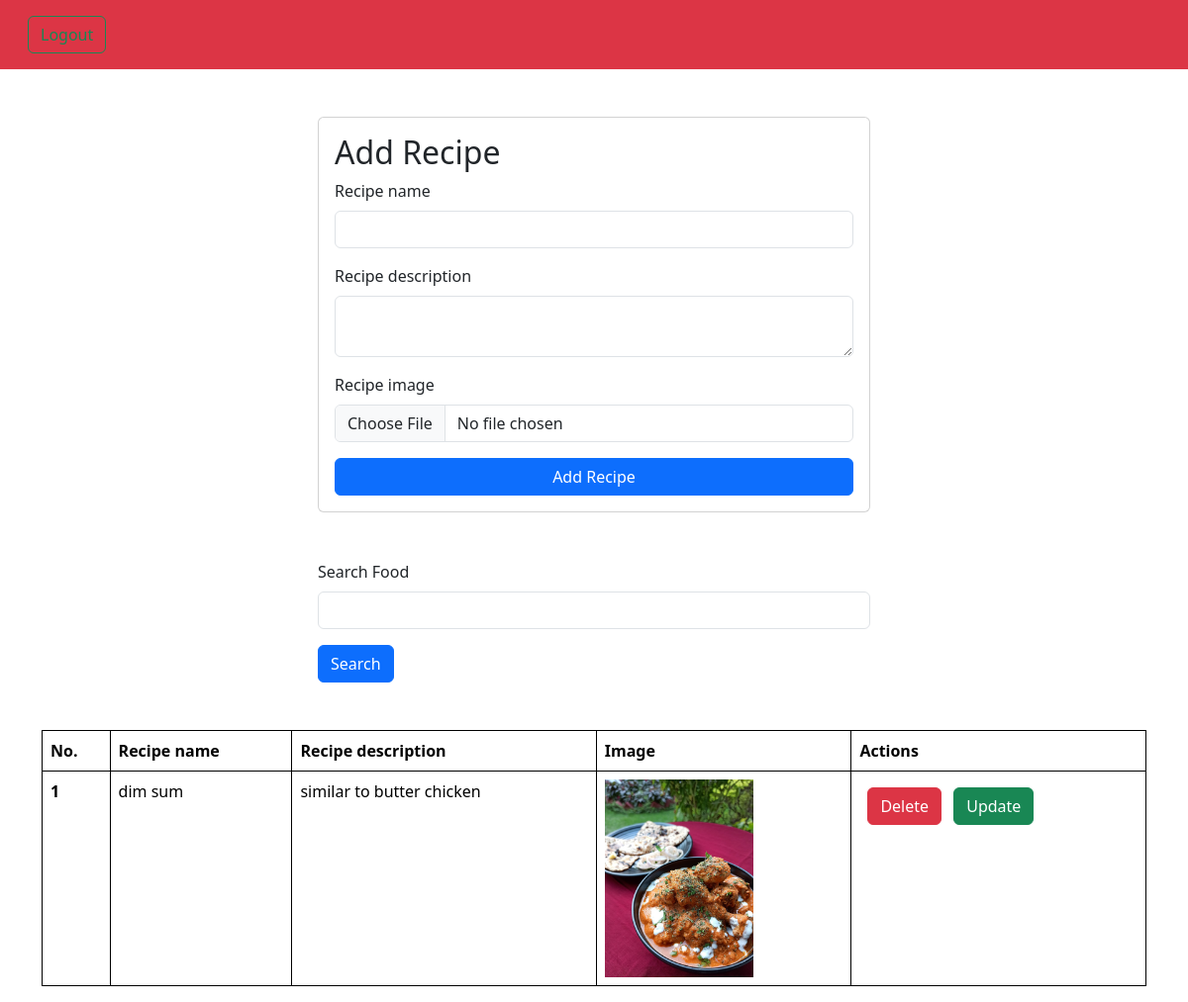
Page /recipes/ (signed in) on the committed database.
### vege/models.py (models this page shows)
class Recipe(models.Model):
    user = models.ForeignKey(User, on_delete=models.SET_NULL, null=True, blank=True) # user ke sath recipe ko link kar diya
    recipe_name = models.CharField(max_length=100)
    recipe_description = models.TextField()
    recipe_image = models.ImageField(upload_to="recipe")
    recipe_view_count = models.IntegerField(default=1) # recipe_view_count me recipe ke kitne views hai ye store hoga

### vege/views.py (the view, shortened to what this page needs)
# urls.py: path('recipes/', recipes, name="recipes"),
@login_required(login_url='/login/')
def recipes(request):
    queryset = Recipe.objects.all()  # queryset me sabhi recipes ko fetch kiya
    if request.GET.get('search'):
        search = request.GET.get('search') # search ke basis pe data ko filter kiya
        queryset = queryset.filter(recipe_name__icontains=search) # recipe_name me search term ko check kiya aur filter kiya
    context = {'recipes': queryset} # context me recipes ko pass kiya taki template me use kar sake
    return render(request, 'recipes.html',context)

### vege/templates/recipes.html (shortened to what this page needs)
{% extends "base.html" %}
{% block start %}
<div class="container mt-5">
<form class = "col-6 mx-auto card p-3 shadow-ig" method="post" enctype="multipart/form-data">
  <h2> Add Recipe</h2>
  <div class="mb-3">
    <label for="exampleInputEmail1" class="form-label">Recipe name</label>
    <input name="recipe_name" required type="text" class="form-control">
  </div>
  <div class="mb-3">
    <label for="exampleInputPassword1" class="form-label">Recipe description</label>
    <textarea class = "form-control" name="recipe_description" required></textarea>
  </div>
    <div class="mb-3">
    <label for="exampleInputPassword1" class="form-label">Recipe image </label>
    <input  name="recipe_image" type="file" class="form-control">
  </div>
<button type="submit" class="btn btn-primary">Add Recipe</button>
</form>
<div class="mt-5">
<div class="mx-auto col-6">
  <form>
  <div class="mb-3">
    <label for="exampleInputEmail1" class="form-label">Search Food</label>
    <input name="search" value="{{ recipe.recipe_name }}" type="text" class="form-control">
    </div>
      <button type="submit" class="btn btn-primary">Search</button>
</form>
</div>
</div>
    <table class="table mt-5" >
  <thead>
    <tr>
      <th scope="col">No.</th>
      <th scope="col">Recipe name</th>
      <th scope="col">Recipe description</th>
      <th scope="col">Image</th>
      <th scope="col">Actions</th>
    </tr>
  </thead>
  <tbody>
    {% for recipe in recipes %}
    <tr>
      <th scope="row">{{ forloop.counter }}</th>
      <td>{{ recipe.recipe_name }}</td>
      <td>{{ recipe.recipe_description }}</td>
      <td>
        <img src="/media/{{ recipe.recipe_image }}" style ="height:200px"></td>
    <td>
        <a href="/delete-recipe/{{ recipe.id }}/" class="btn btn-danger m-2">Delete</a>
        <a href="/update-recipe/{{ recipe.id }}/" class="btn btn-success">Update</a>
      </td>
    </tr>
    {% endfor %}
  </tbody>
</table>
</div>
{% endblock %}

### home/templates/base.html (style rules this page uses)
table, th, td { border: 1px solid black; }

### rows in the picture
Recipe: recipe_name "dim sum", recipe_description "similar to butter chicken", recipe_image (picture)
